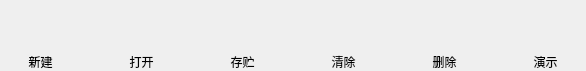
         <widget class="QWidget" name="widget" native="true">
          <property name="minimumSize">
           <size>
            <width>586</width>
            <height>71</height>
           </size>
          </property>
          <property name="maximumSize">
           <size>
            <width>586</width>
            <height>71</height>
           </size>
          </property>
          <layout class="QHBoxLayout" name="horizontalLayout_6">
           <property name="spacing">
            <number>20</number>
           </property>
           <property name="leftMargin">
            <number>0</number>
           </property>
           <property name="topMargin">
            <number>0</number>
           </property>
           <property name="rightMargin">
            <number>0</number>
           </property>
           <property name="bottomMargin">
            <number>30</number>
           </property>
           <item>
            <widget class="CLabelBtn" name="widget_new" native="true">
             <property name="minimumSize">
              <size>
               <width>81</width>
               <height>71</height>
              </size>
             </property>
             <property name="maximumSize">
              <size>
               <width>81</width>
               <height>71</height>
              </size>
             </property>
             <layout class="QVBoxLayout" name="verticalLayout_5" stretch="5,1">
              <property name="spacing">
               <number>0</number>
              </property>
              <property name="leftMargin">
               <number>0</number>
              </property>
              <property name="topMargin">
               <number>0</number>
              </property>
              <property name="rightMargin">
               <number>0</number>
              </property>
              <property name="bottomMargin">
               <number>0</number>
              </property>
              <item>
               <widget class="QLabel" name="label_newImg">
                <property name="text">
                 <string/>
                </property>
                <property name="pixmap">
                 <pixmap resource="Images.qrc">:/image/Images/新建.png</pixmap>
                </property>
                <property name="alignment">
                 <set>Qt::AlignCenter</set>
                </property>
               </widget>
              </item>
              <item>
               <widget class="QLabel" name="label_newText">
                <property name="styleSheet">
                 <string notr="true"/>
                </property>
                <property name="text">
                 <string>新建</string>
                </property>
                <property name="alignment">
                 <set>Qt::AlignCenter</set>
                </property>
               </widget>
              </item>
             </layout>
            </widget>
           </item>
           <item>
            <widget class="CLabelBtn" name="widget_open" native="true">
             <property name="minimumSize">
              <size>
               <width>81</width>
               <height>71</height>
              </size>
             </property>
             <property name="maximumSize">
              <size>
               <width>81</width>
               <height>71</height>
              </size>
             </property>
             <layout class="QVBoxLayout" name="verticalLayout_6" stretch="5,1">
              <property name="spacing">
               <number>0</number>
              </property>
              <property name="leftMargin">
               <number>0</number>
              </property>
              <property name="topMargin">
               <number>0</number>
              </property>
              <property name="rightMargin">
               <number>0</number>
              </property>
              <property name="bottomMargin">
               <number>0</number>
              </property>
              <item>
               <widget class="QLabel" name="label_openImg">
                <property name="styleSheet">
                 <string notr="true"/>
                </property>
                <property name="text">
                 <string/>
                </property>
                <property name="pixmap">
                 <pixmap resource="Images.qrc">:/image/Images/打开.png</pixmap>
                </property>
                <property name="alignment">
                 <set>Qt::AlignCenter</set>
                </property>
               </widget>
              </item>
              <item>
               <widget class="QLabel" name="label_openText">
                <property name="text">
                 <string>打开</string>
                </property>
                <property name="alignment">
                 <set>Qt::AlignCenter</set>
                </property>
               </widget>
              </item>
             </layout>
            </widget>
           </item>
           <item>
            <widget class="CLabelBtn" name="widget_save" native="true">
             <property name="minimumSize">
              <size>
               <width>81</width>
               <height>71</height>
              </size>
             </property>
             <property name="maximumSize">
              <size>
               <width>81</width>
               <height>71</height>
              </size>
             </property>
             <layout class="QVBoxLayout" name="verticalLayout_9" stretch="5,1">
              <property name="spacing">
               <number>0</number>
              </property>
              <property name="leftMargin">
               <number>0</number>
              </property>
              <property name="topMargin">
               <number>0</number>
              </property>
              <property name="rightMargin">
               <number>0</number>
              </property>
              <property name="bottomMargin">
               <number>0</number>
              </property>
              <item>
               <widget class="QLabel" name="label_saveImg">
                <property name="text">
                 <string/>
                </property>
                <property name="pixmap">
                 <pixmap resource="Images.qrc">:/image/Images/存贮.png</pixmap>
                </property>
                <property name="alignment">
                 <set>Qt::AlignCenter</set>
                </property>
               </widget>
              </item>
              <item>
               <widget class="QLabel" name="label_saveText">
                <property name="text">
                 <string>存贮</string>
                </property>
                <property name="alignment">
                 <set>Qt::AlignCenter</set>
                </property>
               </widget>
              </item>
             </layout>
            </widget>
           </item>
           <item>
            <widget class="CLabelBtn" name="widget_clear" native="true">
             <property name="minimumSize">
              <size>
               <width>81</width>
               <height>71</height>
              </size>
             </property>
             <property name="maximumSize">
              <size>
               <width>81</width>
               <height>71</height>
              </size>
             </property>
             <layout class="QVBoxLayout" name="verticalLayout_14" stretch="5,1">
              <property name="spacing">
               <number>0</number>
              </property>
              <property name="leftMargin">
               <number>0</number>
              </property>
              <property name="topMargin">
               <number>0</number>
              </property>
              <property name="rightMargin">
               <number>0</number>
              </property>
              <property name="bottomMargin">
               <number>0</number>
              </property>
              <item>
               <widget class="QLabel" name="label_clearImg">
                <property name="text">
                 <string/>
                </property>
                <property name="pixmap">
                 <pixmap resource="Images.qrc">:/image/Images/清除.png</pixmap>
                </property>
                <property name="alignment">
                 <set>Qt::AlignCenter</set>
                </property>
               </widget>
              </item>
              <item>
               <widget class="QLabel" name="label_clearText">
                <property name="text">
                 <string>清除</string>
                </property>
                <property name="alignment">
                 <set>Qt::AlignCenter</set>
                </property>
               </widget>
              </item>
             </layout>
            </widget>
           </item>
           <item>
            <widget class="CLabelBtn" name="widget_delete" native="true">
             <property name="minimumSize">
              <size>
               <width>81</width>
               <height>71</height>
              </size>
             </property>
             <property name="maximumSize">
              <size>
               <width>81</width>
               <height>71</height>
              </size>
             </property>
             <layout class="QVBoxLayout" name="verticalLayout_16" stretch="5,1">
              <property name="spacing">
               <number>0</number>
              </property>
              <property name="leftMargin">
               <number>0</number>
              </property>
              <property name="topMargin">
               <number>0</number>
              </property>
              <property name="rightMargin">
               <number>0</number>
              </property>
              <property name="bottomMargin">
               <number>0</number>
              </property>
              <item>
               <widget class="QLabel" name="label_deleteImg">
                <property name="text">
                 <string/>
                </property>
                <property name="pixmap">
                 <pixmap resource="Images.qrc">:/image/Images/删除.png</pixmap>
                </property>
                <property name="alignment">
                 <set>Qt::AlignCenter</set>
                </property>
               </widget>
              </item>
              <item>
               <widget class="QLabel" name="label_deleteText">
                <property name="text">
                 <string>删除</string>
                </property>
                <property name="alignment">
                 <set>Qt::AlignCenter</set>
                </property>
               </widget>
              </item>
             </layout>
            </widget>
           </item>
           <item>
            <widget class="CLabelBtn" name="widget_demo" native="true">
             <property name="minimumSize">
              <size>
               <width>81</width>
               <height>71</height>
              </size>
             </property>
             <property name="maximumSize">
              <size>
               <width>81</width>
               <height>71</height>
              </size>
             </property>
             <layout class="QVBoxLayout" name="verticalLayout_17" stretch="5,1">
              <property name="spacing">
               <number>0</number>
              </property>
              <property name="leftMargin">
               <number>0</number>
              </property>
              <property name="topMargin">
               <number>0</number>
              </property>
              <property name="rightMargin">
               <number>0</number>
              </property>
              <property name="bottomMargin">
               <number>0</number>
              </property>
              <item>
               <widget class="QLabel" name="label_demoImg">
                <property name="text">
                 <string/>
                </property>
                <property name="pixmap">
                 <pixmap resource="Images.qrc">:/image/Images/演示.png</pixmap>
                </property>
                <property name="alignment">
                 <set>Qt::AlignCenter</set>
                </property>
               </widget>
              </item>
              <item>
               <widget class="QLabel" name="label_demoText">
                <property name="text">
                 <string>演示</string>
                </property>
                <property name="alignment">
                 <set>Qt::AlignCenter</set>
                </property>
               </widget>
              </item>
             </layout>
            </widget>
           </item>
          </layout>
         </widget>
